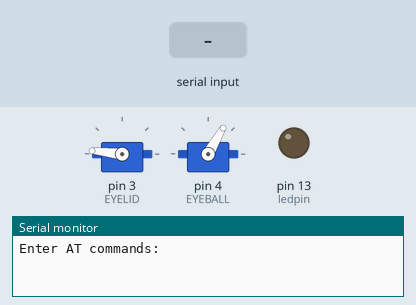
This sketch was run on a simulated Arduino Pro Mini, built with avr-gcc and run on an emulated ATmega328P. Parts: 2 × servo, output pins drawn as LEDs (lit = HIGH), the last lines printed to the serial monitor. The test bench sets the inputs (shaded band).

Above: at 1.2 s.
1.3 s: "1\n" received over the second serial link
At 3.4 s:
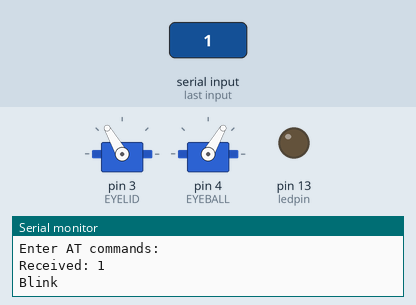
3.7 s: "90,45\n" received over the second serial link
At 4.5 s:
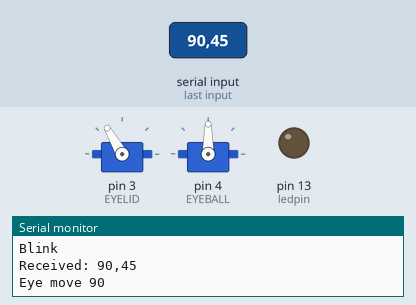
5.3 s: "2\n" received over the second serial link
At 6.5 s:
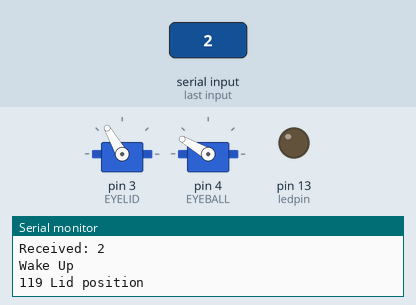
Timing chart, 0 to 14.3 s (numbered marks = the images above; inputs shaded):
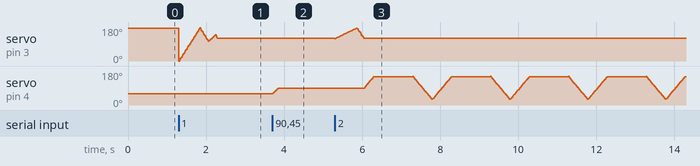

Measured:
- after the input at 3.7 s, servo on pin 4 (EYEBALL): 60° → 90° at once

The sketch:

animatronic-eye-ble.ino
```cpp
/**
 * Configure in audrino studio
 * Board type: Pro Mini or Audrino Pro
 * Connnect port: /dev/cu.usbserial-xxxx
 * Use an FTDI programmer
 * Using: Turgiy Tower Pro MG905 micro servers
 * Integrated with: HC-06 Bluetooth LE
 */
#include <Servo.h>
#include <SoftwareSerial.h>
Servo eyelid;
Servo eyeball;
SoftwareSerial mySerial(6,7); // RX | TX
String BluetoothData = "";
int posLid = 0;
int posBall = 60;
int maxLeft = 150;
int maxRight = 30;
int maxClose = 174;
int maxOpen = 110;
int ledpin=13;
int EYELID=3;
int EYEBALL=4;

void setup() {
   Serial.begin(9600);
   Serial.println("Enter AT commands:");

    // HC-06 default serial speed is 9600
    mySerial.begin(9600);

    pinMode(ledpin,OUTPUT);
    //attach servo to pin.
    eyelid.attach(EYELID);
    eyeball.attach(EYEBALL);

    eyeball.write(posBall);
    eyelid.write(maxClose);
}

void loop() {
    while (mySerial.available()) {                    // loop through while data is available
      char character = mySerial.read(); // Receive a single character from the software serial port
      BluetoothData.concat(character); // Add the received character to the receive buffer
      if (character == '\n')
      {
          Serial.print("Received: ");
          Serial.println(BluetoothData);
          int val = BluetoothData.toInt();
         if(val==1) { // if number 1 pressed ….blink
          blinkEye(3);
          openEyeNormal(2);
          Serial.println("Blink");
         }
        if( val==2) { // if number 2 pressed ….Wakeup
          Serial.println("Wake Up");
          Serial.print(posLid); Serial.println(" Lid position");
          book();
        }
         if( val==3) { // if number 3 pressed ….Sleep
          Serial.println("Sleep ");
          sleepEye();
        }
          if( val==4) { // if number 3 pressed ….Sleep
          Serial.println("Amok ");
          wakeup();
        }
          if( val==5) { // if number 3 pressed ….Sleep
          Serial.println("Open ");
          openEye(3);
          openEyeNormal(2);
        }
        if( val >= 30) {
          Serial.print("Eye move ");
          Serial.println(val);
          if(posBall >= val) {
            moveEyeBallRight(val,5);
          } else {
            moveEyeBalLeft(val,5);
          }
       }
          BluetoothData = "";
      }
        //            }


       /**/
    }
}

void moveEyeBallCenter(int spd) {
   if(posBall < 90) {
    for (; posBall <= 90; posBall += 1) { // goes from 0 degrees to 180 degrees
      // in steps of 1 degree
      eyeball.write(posBall);              // tell servo to go to position in variable 'pos'
      delay(spd);                       // waits 15ms for the servo to reach the positio
   }
   if(posBall > 90) {
    for (; posBall >= 90; posBall -= 1) { // goes from 180 degrees to 0 degrees
     eyeball.write(posBall);              // tell servo to go to position in variable 'pos'
     delay(spd);                       // waits 15ms for the servo to reach the position
    }
   }
   posBall = 90;
   }
}

void moveEyeBalLeft(int finalPos, int spd)
{
   for (; posBall <= finalPos; posBall += 1) { // goes from 0 degrees to 180 degrees
    // in steps of 1 degree
     eyeball.write(posBall);              // tell servo to go to position in variable 'pos'
     delay(spd);                       // waits 15ms for the servo to reach the position
   }
}

void moveEyeBallRight(int finalPos, int spd){
 for (; posBall >= finalPos; posBall -= 1) { // goes from 180 degrees to 0 degrees
     eyeball.write(posBall);              // tell servo to go to position in variable 'pos'
     delay(spd);                       // waits 15ms for the servo to reach the position
   }
}

void book() {
  if(posLid<=maxOpen-20) {
    shutEye(4);
    moveEyeBallCenter(4);
  }
    for (; posLid >= 130; posLid -= 1) { // goes from 0 degrees to 180 degrees
      eyelid.write(posLid);              // tell servo to go to position in variable 'pos'
      delay(3);
    }
    shutEye(10);
    for (; posLid >= 130; posLid -= 1) { // goes from 0 degrees to 180 degrees
      eyelid.write(posLid);              // tell servo to go to position in variable 'pos'
      delay(3);
    }
    openEyeNormal(4);
    for(int cnt=0; cnt<5; cnt++) {
      moveEyeBalLeft(maxLeft,4);
      delay(1000);
      moveEyeBallRight(maxRight,4);
    }
    moveEyeBallCenter(4);
}

  void wakeup() {
    if(posLid<=maxOpen-30) {
      shutEye(4);
      moveEyeBallCenter(4);
    }
    for (; posLid >= 145; posLid -= 1) { // goes from 0 degrees to 180 degrees
      eyelid.write(posLid);              // tell servo to go to position in variable 'pos'
      delay(5);
    }
    for(int cnt=0; cnt<3; cnt++) {
      moveEyeBalLeft(maxLeft-10,10);
      delay(500);
      moveEyeBallRight(maxRight+10,10);
      delay(500);
    }
    shutEye(10);
    for (; posLid >= 130; posLid -= 1) { // goes from 0 degrees to 180 degrees
      eyelid.write(posLid);              // tell servo to go to position in variable 'pos'
      delay(3);
    }
    openEyeNormal(4);
    for(int cnt=0; cnt<2; cnt++) {
      moveEyeBalLeft(maxLeft,4);
      delay(1000);
      moveEyeBallRight(maxRight,4);
    }
    moveEyeBallCenter(4);
}

void sleepEye(void) {
  moveEyeBallCenter(4);
  blinkEye(3);
  for (; posLid <= 150; posLid += 1) { // goes from 0 degrees to 180 degrees
    // in steps of 1 degree
     eyelid.write(posLid);              // tell servo to go to position in variable 'pos'
     delay(14);                       // waits 15ms for the servo to reach the position
   }
   openEyeNormal(3);
   shutEye(10);
}

void shutEye(int spd) {
     for (; posLid <= maxClose; posLid += 1) { // goes from 0 degrees to 180 degrees
    // in steps of 1 degree
     eyelid.write(posLid);              // tell servo to go to position in variable 'pos'
     delay(spd);                       // waits 15ms for the servo to reach the position
   }
}

void closeEye(int spd, int closeDistance) {
     for (; posLid <= closeDistance; posLid += 1) { // goes from 0 degrees to 180 degrees
    // in steps of 1 degree
     eyelid.write(posLid);              // tell servo to go to position in variable 'pos'
     delay(spd);                       // waits 15ms for the servo to reach the position
   }
}

void openEye(int spd){
  for (; posLid >= maxOpen-5; posLid -= 1) { // goes from 180 degrees to 0 degrees
     eyelid.write(posLid);              // tell servo to go to position in variable 'pos'
     delay(spd);                       // waits 15ms for the servo to reach the position
   }
}

void openEyeNormal(int spd){
  if(posLid <= maxOpen) {
    closeEye(5, 140);
  }
  for (; posLid >= 120; posLid -= 1) { // goes from 180 degrees to 0 degrees
     eyelid.write(posLid);              // tell servo to go to position in variable 'pos'
     delay(spd);                       // waits 15ms for the servo to reach the position
   }
}

void blinkEye(int spd) {
    if(posLid < 150) {
      shutEye(spd);
      openEye(spd);
    } else {
      openEye(spd);
    }
}
```
